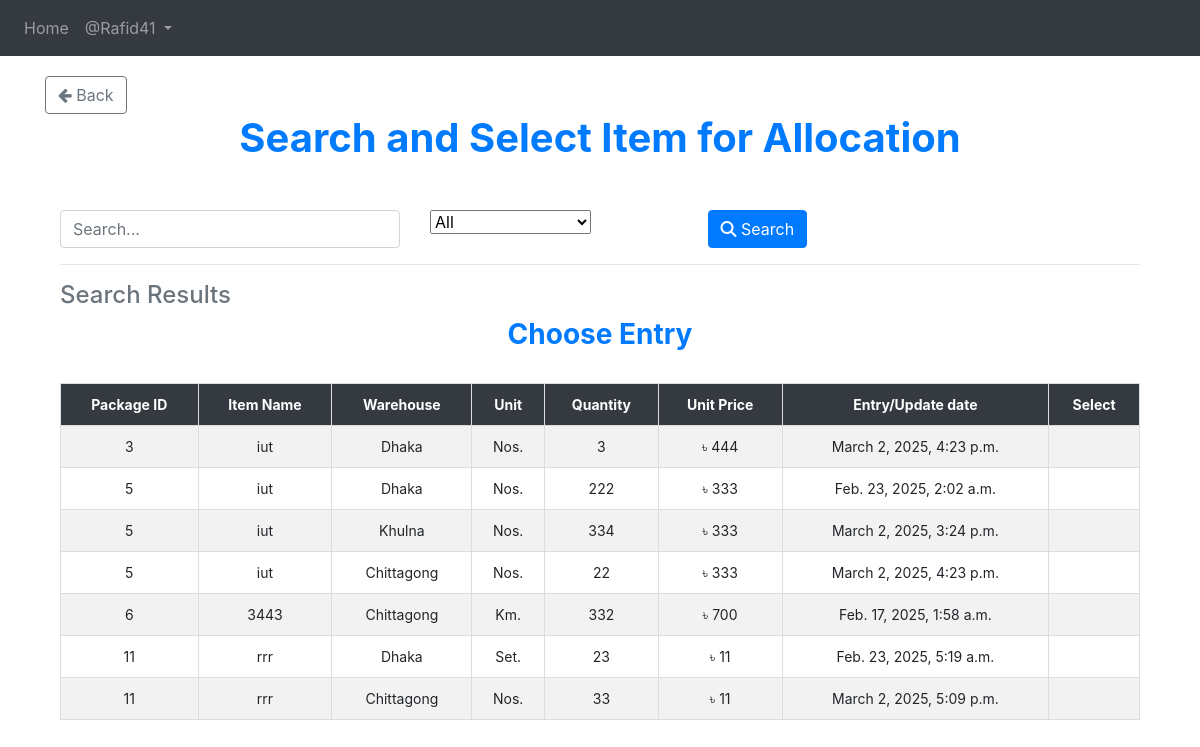
Before: /allocation/Search_and_Select/ (signed in) with the older database file.
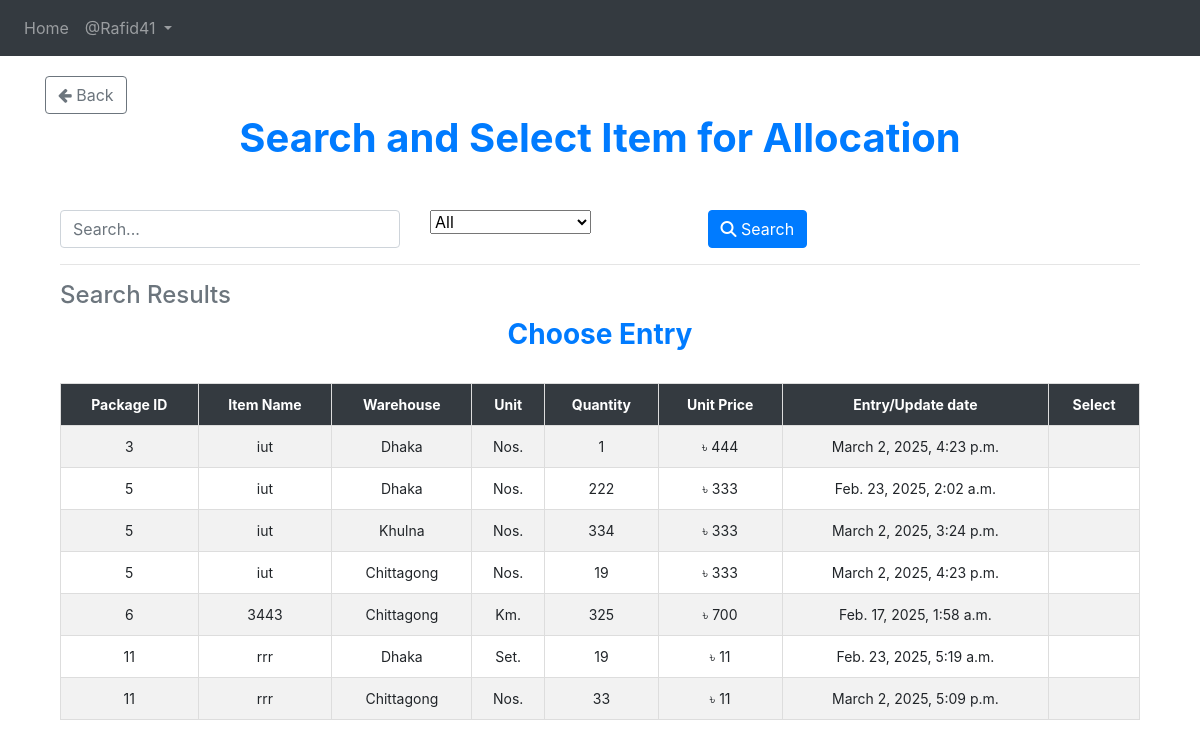
After: the same page with the newer database file.
### App_Entry/models.py (models this page shows, shortened)
class Item(models.Model):
    WAREHOUSE_CHOICES = [
        ("Dhaka", "Dhaka"),
        ("Khulna", "Khulna"),
        ("Chittagong", "Chittagong"),
    ]
    UNIT_CHOICES = [
        ("Nos.", "Nos."),
        ("Mtr.", "Mtr."),
        ("Km.", "Km."),
        ("Set.", "Set."),
        ("Pair.", "Pair."),
    ]
    name = models.CharField(max_length=255)
    description = models.TextField(blank=True, null=True)
    warehouse = models.CharField(
        max_length=50, choices=WAREHOUSE_CHOICES, default="Dhaka"
    )
    unit_of_item = models.CharField(
        max_length=10, choices=UNIT_CHOICES, default="Nos."
    )  # Updated field
    unit_price = models.BigIntegerField(default=0)
    quantity_of_item = models.BigIntegerField(default=0)
    package = models.ForeignKey(
        Package,
        on_delete=models.SET_NULL,
        related_name="package_of_item",
        null=True,
    )
    created_at = models.DateTimeField(auto_now_add=True)

class Package(models.Model):
    packageId = models.BigIntegerField(unique=True)

### App_Allocation/views.py (the view, shortened to what this page needs)
# urls.py: path('Search_and_Select/', views.Search_and_Select, name='Search_and_Select'),
@login_required
def Search_and_Select(request):
    query = request.GET.get("query", "").strip()  # Strip leading/trailing whitespaces from query input
    filter_by = request.GET.get("filter_by", "All")
    date_filter = request.GET.get("date", "")
    items = Item.objects.all()
    if filter_by == "Entry/Update date" and date_filter:
        try:
            date_obj = datetime.strptime(date_filter, "%Y-%m-%d")
            items = items.filter(created_at__date=date_obj.date())
        except ValueError:
            pass  # If the date format is invalid, ignore the filter
    items = items.order_by("package__packageId")
    return render(
        request,
        "App_Allocation/Search_and_Select.html",
        {
            "items": items,
            "query": query,
            "filter_by": filter_by,
            "date_filter": date_filter,
        },
    )

### templates/App_Allocation/Search_and_Select.html (shortened to what this page needs)
{% extends 'base.html' %}
{% load crispy_forms_tags %}
{% load static %}
{% block body_block %}
<a href="{% url 'App_Allocation:allocation_page' %}" class="btn btn-outline-secondary">
    <i class="fa fa-arrow-left"></i> Back
</a>
<center><h1 class="fw-bold text-primary"><b> Search and Select Item for Allocation </b></h1></center>
<div class="container mt-4">
    <br>
    <form method="GET" action="{% url 'App_Allocation:Search_and_Select'%}" class="row g-3">
        <div class="col-md-4">
            <input type="text" name="query" id="searchQuery" class="form-control" placeholder="Search..." value="{{ query }}">
        </div>
        <div class="col-md-3">
            <select name="filter_by" id="filterDropdown" class="form-select" onchange="toggleInputFields()">
                <option value="All" {% if filter_by == "All" %}selected{% endif %}>All</option>
            </select>
        </div>
        <div class="col-md-2">
            <button type="submit" class="btn btn-primary"><i class="fas fa-search"></i> Search</button>
        </div>
    </form>
    <hr>
    <h4 class="text-secondary">Search Results</h4>
    <div class="table-responsive">
        <h3 class="text-center text-primary"><b>Choose Entry</b></h3>
        <br>
        <table class="table table-bordered table-striped table-hover">
            <thead class="table-dark sticky-top">
                <tr>
                    <th>Package ID</th>
                    <th>Item Name</th>
                    <th>Warehouse</th>
                    <th>Unit</th>
                    <th>Quantity</th>
                    <th>Unit Price</th>
                    <th>Entry/Update date</th>
                    <th>Select</th>
                </tr>
            </thead>
            <tbody>
                {% if items %}
                    {% for item in items %}
                    <tr class="selectable-row">
                        <td>{{ item.package.packageId }}</td>
                        <td>{{ item.name }}</td>
                        <td>{{ item.warehouse }}</td>
                        <td>{{ item.unit_of_item }}</td>
                        <td>{{ item.quantity_of_item }}</td>
                        <td>৳ {{ item.unit_price }}</td>
                        <td>{{ item.created_at }}</td>
                        <td>
                        </td>
                    </tr>
                    {% endfor %}
                {% else %}
                    <tr>
                        <td colspan="8" class="text-center text-danger">No matching data found</td>
                    </tr>
                {% endif %}
            </tbody>
        </table>
    </div>
</div>
{% endblock %}

Changed rows visible on the page:
changed Item (number 1 of 7 on the later page): quantity_of_item "3" → "1"
changed Item (number 4 of 7 on the later page): quantity_of_item "22" → "19"
changed Item "Km.": quantity_of_item "332" → "325"
changed Item "Set.": quantity_of_item "23" → "19"
